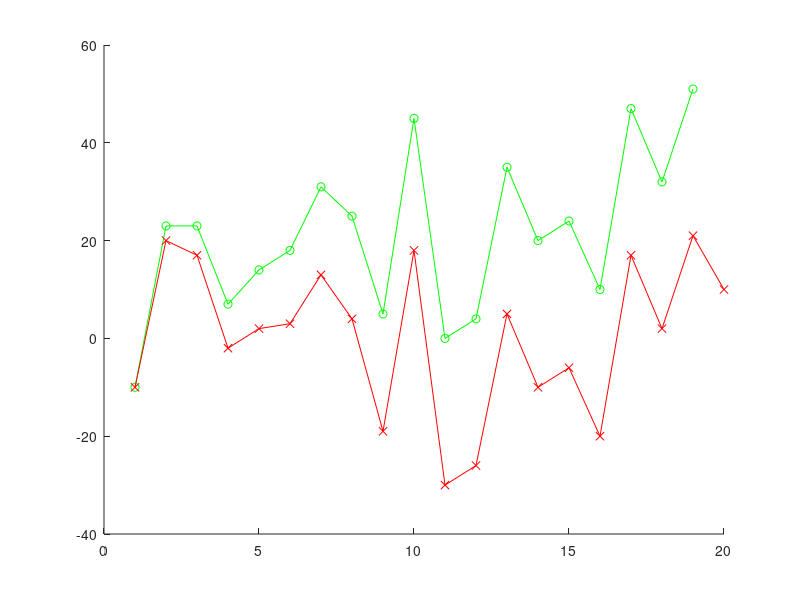
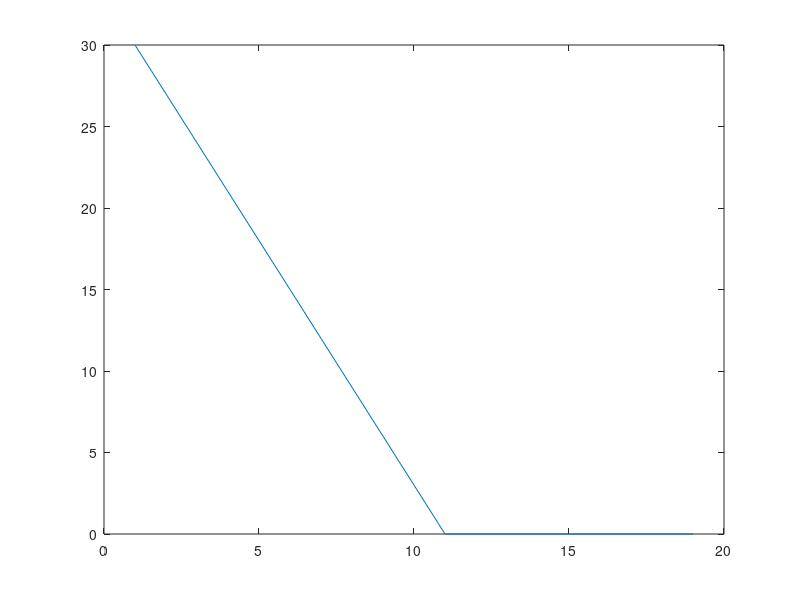

These charts were generated, in order, by the following MATLAB code:
%% Sensorimotor2022Jan11Model
% p = v + b
clear;
close all;
rng(7);
b = 0;             
quit = 1;
targetarray = [0 0];
for i = 1:20
    targetarray(i) = randi(30);
end 
rand
vmaparray = [0 0];
proprioarray = [0 0];
vonlinearray = [0 0];
ponlinearray = [0 0];
mcmap = [0 0];
bmap = [0 0];
while quit < length(targetarray)
    target = targetarray(quit);
    h = rand;
    if h < 0.5 
        target = - target;
        targetarray(quit) = target;
    end 
    vmap = target;
    vmaparray(quit) = vmap;
    pmap = vmap + b;
    proprioarray(quit) = pmap;
    mc = pmap;
    mcmap(quit) = mc;
    vonline = pmap - 30;
    vonlinearray(quit) = vonline;
    if ((pmap-vmap)~=(pmap-vonline))
         b = b + (pmap - vonline)/10;
    end 
    bmap(quit) = b;
    quit = quit + 1;
end
figure;
hold on ;
abserr = [0 0];
for i = 1:length(mcmap)
    abserr(i) = abs(vonlinearray(i) - targetarray(i));
end 
plot(mcmap, '-o', 'Color', 'green');
plot(targetarray, '-x', 'Color', 'red');
figure;
plot(abserr);
%plot(vonlinearray, '-*', 'Color', 'black');
%plot(proprioarray, '-.', 'Color', 'yellow');